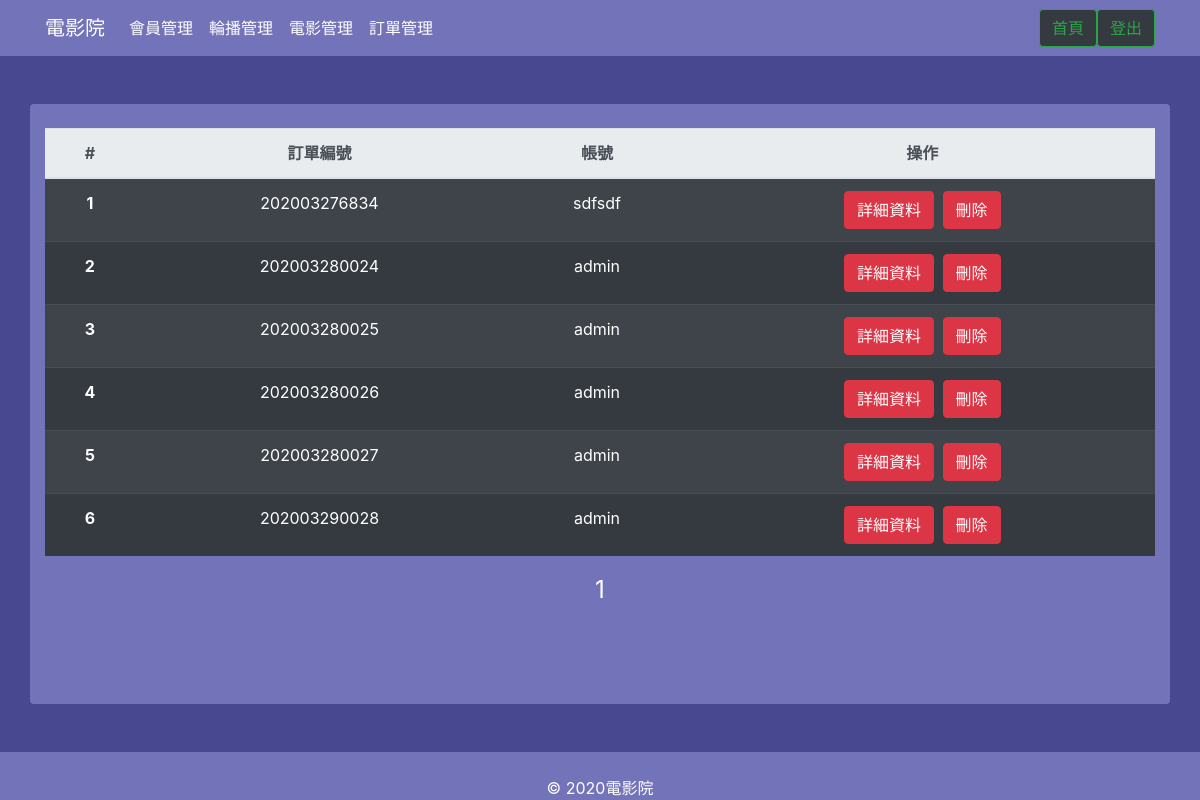
The page /admin.php?do=order on the database its author committed.
### tables this page shows
CREATE TABLE `ord` (
  `id` int(10) NOT NULL,
  `no` text NOT NULL,
  `movie` text NOT NULL,
  `date` date NOT NULL,
  `session` text NOT NULL,
  `qt` int(1) NOT NULL,
  `seat` text NOT NULL,
  `user` varchar(50) NOT NULL
);

### base.php (called while the page is built, shortened)
<?php
$dsn = "mysql:host=localhost;charset=utf8;dbname=s1080311";
$pdo = new PDO($dsn, "root", "");
function all( $table, ...$arg){
    global $pdo;
    $sql = "select * from $table";
    if(!empty( $arg[1])){
        $sql = $sql . $arg[1];
    }
    return $pdo->query($sql)->fetchAll();
}
function nums($table, ...$arg){
    global $pdo;
    $sql = "select count(*) from $table";
    return $pdo->query($sql)->fetchColumn();
}
?>

### admin/order.php (the view, shortened to what this page needs)
<?php
$div=9;
$now=(empty($_GET['p']))?1:$_GET['p'];
$start=($now-1)*$div;
$total=nums("ord");
$page=ceil($total/$div);
$orders=all("ord",[]," limit $start,$div");
?>
<table class="table table-striped table-dark">
  <thead class="thead-light">
    <tr>
      <th scope="col">#</th>
      <th scope="col">訂單編號</th>
      <th scope="col">帳號</th>
      <th scope="col">操作</th>
    </tr>
  </thead>
  <tbody>
    <?php
    foreach ($orders as $k => $o) {
        ?>
        <tr>
            <th scope="row"><?=$k+1?></th>
            <td><?=$o['no']?></td>
            <td><?=$o['user']?></td>
            <td>
              <button class="btn btn-danger mr-1 detail" data-movie="<?=$o['movie']?>" data-date="<?=$o['date'] . "　" . $o['session']?>">詳細資料</button>
              <button class="btn btn-danger" onclick="del('ord',<?=$o['id']?>)">刪除</button>
            </td>
        </tr>
        <?php
    }
    ?>
  </tbody>
</table>
<div class="text-center">
    <?php
    for( $i = 1; $i <= $page; $i++){
      $font = ($i==$now)?"24px":"16px";
      echo "<a class='text-white' href='?do=movie&p=$i' style='font-size:$font'>$i</a>";
    }
    ?>
</div>

### css/all.css (style rules this page uses)
body { background:#484891; font-family: var(--font-family-sans-serif), 'Microsoft JHengHei'; }

### rows shown on the page
ord: no "202003276834", user "sdfsdf"
ord: no "202003280024", user "admin"
ord: no "202003280025", user "admin"
ord: no "202003280026", user "admin"
ord: no "202003280027", user "admin"
ord: no "202003290028", user "admin"
